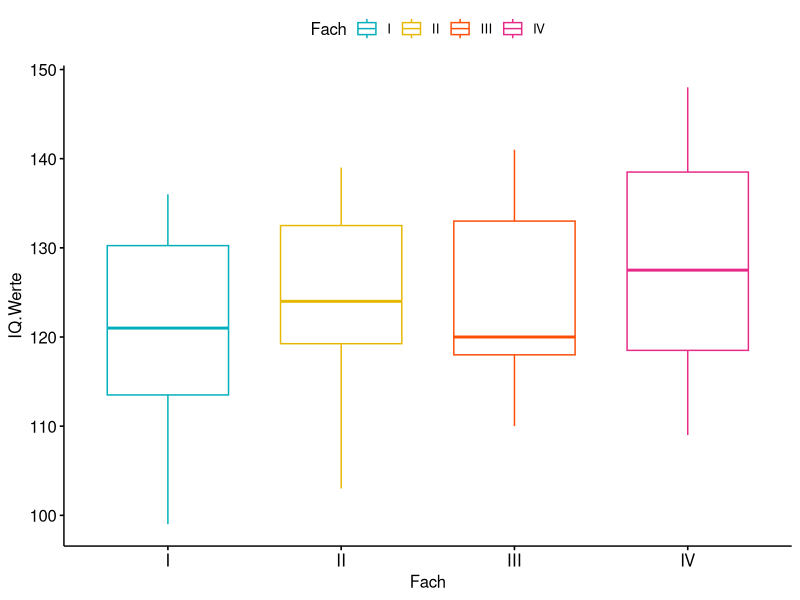
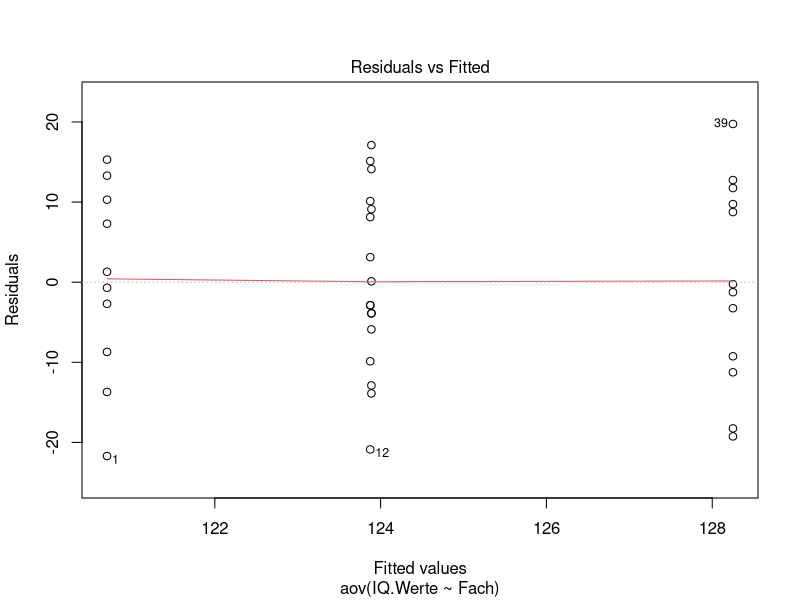
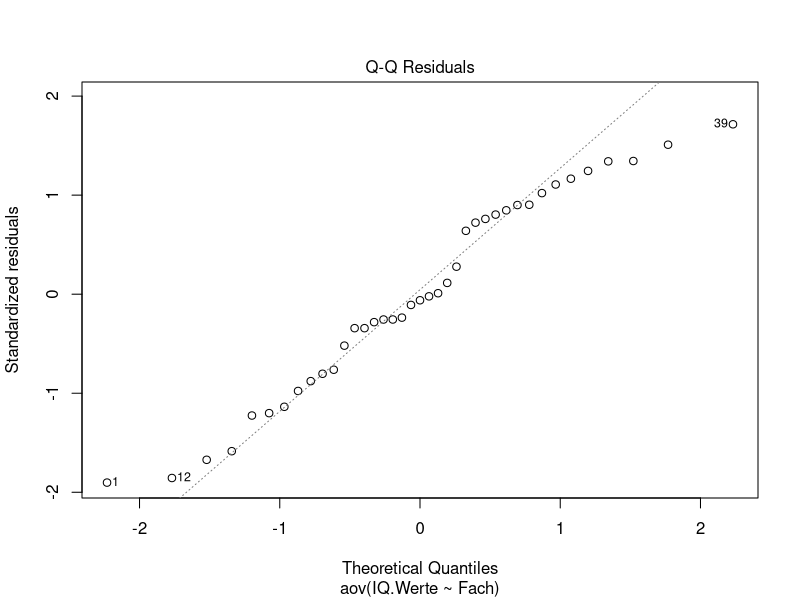

Recreate these plots in R, in order.
## ---- chunk 1
Intelligenz <- data.frame(IQ.Werte=c(99, 131, 118, 112, 128, 136, 120, 107,
                                     134, 122,134, 103, 127, 121, 139, 114, 
                                     121, 132,120, 133, 110, 141, 118, 124, 
                                     111, 138, 120,117, 125, 140, 109, 128, 
                                     137, 110, 138, 127, 141, 119, 148),
                             Fach=c(rep(1,10),rep(2,8),rep(3,9),rep(4,12)))
Intelligenz$Fach <- factor(Intelligenz$Fach,labels=c("I", "II", "III","IV"))

## Compute summary statistics
library(dplyr)
group_by(Intelligenz, Fach) %>%
  summarise(
    count = n(),
    mean = mean(IQ.Werte, na.rm = TRUE),
    sd = sd(IQ.Werte, na.rm = TRUE)
  )

## Visualize your data with ggpubr
library("ggpubr")
ggboxplot(Intelligenz, x = "Fach", y = "IQ.Werte", 
          color = "Fach", 
          palette = c("#00AFBB", "#E7B800", "#FC4E07","#E7298A"),
          order = c("I","II","III","IV"),
          ylab = "IQ.Werte", xlab = "Fach")

## Model Fitting
Intelligenz.aov <- aov(IQ.Werte~Fach, data=Intelligenz)
summary(Intelligenz.aov)
## ---- chunk 2
## Check the homogeneity of variance assumption
plot(Intelligenz.aov, 1)

## Levene’s test,  Homogeneity of variance assumption
library(car)
leveneTest(IQ.Werte ~ Fach, data = Intelligenz)

## With no assumption of equal variances
oneway.test(IQ.Werte~Fach, data=Intelligenz)
## ---- chunk 3
## Check the normality assumption
plot(Intelligenz.aov, 2)

## Shapiro–Wilk test to test residuals
## Extract the residuals and run Shapiro-Wilk test
aov_residuals <- residuals(object = Intelligenz.aov )
shapiro.test(x = aov_residuals )
